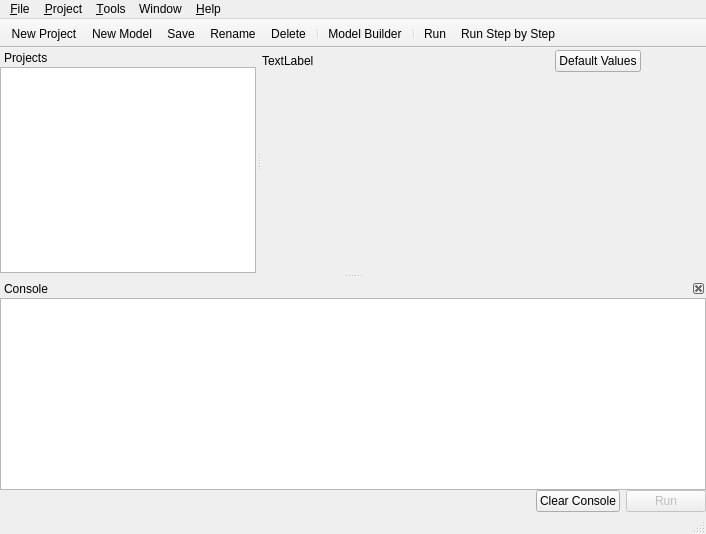
<?xml version="1.0" encoding="UTF-8"?>
<ui version="4.0">
 <class>MainWindow</class>
 <widget class="QMainWindow" name="MainWindow">
  <property name="geometry">
   <rect>
    <x>0</x>
    <y>0</y>
    <width>706</width>
    <height>534</height>
   </rect>
  </property>
  <property name="sizePolicy">
   <sizepolicy hsizetype="Expanding" vsizetype="Expanding">
    <horstretch>0</horstretch>
    <verstretch>0</verstretch>
   </sizepolicy>
  </property>
  <property name="windowTitle">
   <string>DengueME</string>
  </property>
  <widget class="QWidget" name="centralWidget">
   <layout class="QVBoxLayout" name="verticalLayout">
    <property name="spacing">
     <number>0</number>
    </property>
    <property name="leftMargin">
     <number>0</number>
    </property>
    <property name="topMargin">
     <number>0</number>
    </property>
    <property name="rightMargin">
     <number>0</number>
    </property>
    <property name="bottomMargin">
     <number>0</number>
    </property>
    <item>
     <widget class="QWidget" name="editorView" native="true">
      <layout class="QVBoxLayout" name="verticalLayout_2" stretch="0,1">
       <property name="spacing">
        <number>0</number>
       </property>
       <property name="leftMargin">
        <number>0</number>
       </property>
       <property name="topMargin">
        <number>0</number>
       </property>
       <property name="rightMargin">
        <number>0</number>
       </property>
       <property name="bottomMargin">
        <number>0</number>
       </property>
       <item>
        <layout class="QHBoxLayout" name="horizontalLayout_2">
         <item>
          <widget class="QLabel" name="modelFile">
           <property name="text">
            <string>TextLabel</string>
           </property>
           <property name="margin">
            <number>6</number>
           </property>
           <property name="textInteractionFlags">
            <set>Qt::LinksAccessibleByMouse|Qt::TextSelectableByMouse</set>
           </property>
          </widget>
         </item>
         <item>
          <widget class="QPushButton" name="buttonDefault">
           <property name="enabled">
            <bool>true</bool>
           </property>
           <property name="sizePolicy">
            <sizepolicy hsizetype="Fixed" vsizetype="Fixed">
             <horstretch>0</horstretch>
             <verstretch>0</verstretch>
            </sizepolicy>
           </property>
           <property name="text">
            <string>Default Values</string>
           </property>
          </widget>
         </item>
         <item>
          <widget class="QToolButton" name="buttonHelp">
           <property name="styleSheet">
            <string notr="true">border: none;</string>
           </property>
           <property name="icon">
            <iconset resource="Resource.qrc">
             <normaloff>:/img/Resources/help.png</normaloff>:/img/Resources/help.png</iconset>
           </property>
           <property name="iconSize">
            <size>
             <width>24</width>
             <height>24</height>
            </size>
           </property>
          </widget>
         </item>
         <item>
          <widget class="QToolButton" name="buttonClose">
           <property name="styleSheet">
            <string notr="true">border: none;</string>
           </property>
           <property name="icon">
            <iconset resource="Resource.qrc">
             <normaloff>:/Resources/close.png</normaloff>:/Resources/close.png</iconset>
           </property>
           <property name="iconSize">
            <size>
             <width>18</width>
             <height>18</height>
            </size>
           </property>
          </widget>
         </item>
         <item>
          <spacer name="horizontalSpacer_2">
           <property name="orientation">
            <enum>Qt::Horizontal</enum>
           </property>
           <property name="sizeType">
            <enum>QSizePolicy::Fixed</enum>
           </property>
           <property name="sizeHint" stdset="0">
            <size>
             <width>5</width>
             <height>5</height>
            </size>
           </property>
          </spacer>
         </item>
        </layout>
       </item>
       <item>
        <widget class="Editor" name="editor" native="true"/>
       </item>
      </layout>
     </widget>
    </item>
   </layout>
  </widget>
  <widget class="QStatusBar" name="statusBar"/>
  <widget class="QMenuBar" name="menuBar">
   <property name="geometry">
    <rect>
     <x>0</x>
     <y>0</y>
     <width>706</width>
     <height>21</height>
    </rect>
   </property>
   <widget class="QMenu" name="menuFile">
    <property name="title">
     <string>&amp;File</string>
    </property>
    <addaction name="actionNewModel"/>
    <addaction name="actionNewProject"/>
    <addaction name="separator"/>
    <addaction name="actionSave"/>
    <addaction name="actionRename"/>
    <addaction name="actionRemove"/>
    <addaction name="separator"/>
    <addaction name="actionClose"/>
    <addaction name="separator"/>
    <addaction name="actionExit"/>
   </widget>
   <widget class="QMenu" name="menuHelp">
    <property name="title">
     <string>&amp;Help</string>
    </property>
    <addaction name="actionAbout"/>
   </widget>
   <widget class="QMenu" name="menuProject">
    <property name="title">
     <string>&amp;Project</string>
    </property>
    <addaction name="actionRun"/>
    <addaction name="actionRunByStep"/>
   </widget>
   <widget class="QMenu" name="menuEdit">
    <property name="title">
     <string>&amp;Tools</string>
    </property>
    <addaction name="actionOptions"/>
    <addaction name="actionModelBuilder"/>
    <addaction name="actionSetWorkspace"/>
    <addaction name="actionSynchronize"/>
   </widget>
   <widget class="QMenu" name="menuView">
    <property name="title">
     <string>Window</string>
    </property>
    <addaction name="actionResetViews"/>
   </widget>
   <addaction name="menuFile"/>
   <addaction name="menuProject"/>
   <addaction name="menuEdit"/>
   <addaction name="menuView"/>
   <addaction name="menuHelp"/>
  </widget>
  <widget class="QToolBar" name="mainToolBar">
   <property name="movable">
    <bool>false</bool>
   </property>
   <property name="allowedAreas">
    <set>Qt::TopToolBarArea</set>
   </property>
   <property name="iconSize">
    <size>
     <width>24</width>
     <height>24</height>
    </size>
   </property>
   <property name="floatable">
    <bool>false</bool>
   </property>
   <attribute name="toolBarArea">
    <enum>TopToolBarArea</enum>
   </attribute>
   <attribute name="toolBarBreak">
    <bool>false</bool>
   </attribute>
   <addaction name="actionNewProject"/>
   <addaction name="actionNewModel"/>
   <addaction name="actionSave"/>
   <addaction name="actionRename"/>
   <addaction name="actionRemove"/>
   <addaction name="separator"/>
   <addaction name="actionBuilder"/>
   <addaction name="separator"/>
   <addaction name="actionRun"/>
   <addaction name="actionRunByStep"/>
  </widget>
  <widget class="QDockWidget" name="explorerDock">
   <property name="floating">
    <bool>false</bool>
   </property>
   <property name="features">
    <set>QDockWidget::NoDockWidgetFeatures</set>
   </property>
   <property name="windowTitle">
    <string>Projects</string>
   </property>
   <attribute name="dockWidgetArea">
    <number>1</number>
   </attribute>
   <widget class="QWidget" name="dockWidgetContents">
    <layout class="QVBoxLayout" name="verticalLayout_6">
     <property name="spacing">
      <number>0</number>
     </property>
     <property name="leftMargin">
      <number>0</number>
     </property>
     <property name="topMargin">
      <number>0</number>
     </property>
     <property name="rightMargin">
      <number>0</number>
     </property>
     <property name="bottomMargin">
      <number>0</number>
     </property>
     <item>
      <widget class="WorkspaceView" name="treeView">
       <property name="contextMenuPolicy">
        <enum>Qt::CustomContextMenu</enum>
       </property>
       <property name="editTriggers">
        <set>QAbstractItemView::NoEditTriggers</set>
       </property>
       <property name="sortingEnabled">
        <bool>true</bool>
       </property>
       <property name="animated">
        <bool>true</bool>
       </property>
       <property name="headerHidden">
        <bool>true</bool>
       </property>
      </widget>
     </item>
    </layout>
   </widget>
  </widget>
  <widget class="QDockWidget" name="outputDock">
   <property name="features">
    <set>QDockWidget::DockWidgetClosable</set>
   </property>
   <property name="windowTitle">
    <string>Console</string>
   </property>
   <attribute name="dockWidgetArea">
    <number>8</number>
   </attribute>
   <widget class="QWidget" name="dockWidgetContents_4">
    <layout class="QVBoxLayout" name="verticalLayout_3">
     <property name="spacing">
      <number>0</number>
     </property>
     <property name="leftMargin">
      <number>0</number>
     </property>
     <property name="topMargin">
      <number>0</number>
     </property>
     <property name="rightMargin">
      <number>0</number>
     </property>
     <property name="bottomMargin">
      <number>0</number>
     </property>
     <item>
      <widget class="QTextBrowser" name="outputBrowser"/>
     </item>
     <item>
      <layout class="QHBoxLayout" name="horizontalLayout">
       <item>
        <spacer name="horizontalSpacer">
         <property name="orientation">
          <enum>Qt::Horizontal</enum>
         </property>
         <property name="sizeHint" stdset="0">
          <size>
           <width>40</width>
           <height>20</height>
          </size>
         </property>
        </spacer>
       </item>
       <item>
        <widget class="QPushButton" name="clearButton">
         <property name="text">
          <string>Clear Console</string>
         </property>
        </widget>
       </item>
       <item>
        <widget class="QPushButton" name="run_stopButton">
         <property name="enabled">
          <bool>false</bool>
         </property>
         <property name="text">
          <string>Run</string>
         </property>
        </widget>
       </item>
      </layout>
     </item>
    </layout>
   </widget>
  </widget>
  <action name="actionAbout">
   <property name="icon">
    <iconset>
     <normaloff>Resources/about.png</normaloff>Resources/about.png</iconset>
   </property>
   <property name="text">
    <string>&amp;About DengueME</string>
   </property>
   <property name="shortcut">
    <string>F1</string>
   </property>
  </action>
  <action name="actionExit">
   <property name="icon">
    <iconset resource="Resource.qrc">
     <normaloff>:/img/Resources/exit.png</normaloff>:/img/Resources/exit.png</iconset>
   </property>
   <property name="text">
    <string>E&amp;xit</string>
   </property>
  </action>
  <action name="actionSave">
   <property name="icon">
    <iconset resource="Resource.qrc">
     <normaloff>:/img/Resources/save.png</normaloff>:/img/Resources/save.png</iconset>
   </property>
   <property name="text">
    <string>&amp;Save</string>
   </property>
   <property name="shortcut">
    <string>Ctrl+S</string>
   </property>
  </action>
  <action name="actionRun">
   <property name="enabled">
    <bool>true</bool>
   </property>
   <property name="icon">
    <iconset resource="Resource.qrc">
     <normaloff>:/img/Resources/run.png</normaloff>:/img/Resources/run.png</iconset>
   </property>
   <property name="text">
    <string>&amp;Run</string>
   </property>
   <property name="shortcut">
    <string>F9, Ctrl+R</string>
   </property>
  </action>
  <action name="actionProject">
   <property name="text">
    <string>Project</string>
   </property>
  </action>
  <action name="actionModel">
   <property name="text">
    <string>Model</string>
   </property>
  </action>
  <action name="actionNewProject">
   <property name="enabled">
    <bool>true</bool>
   </property>
   <property name="icon">
    <iconset resource="Resource.qrc">
     <normaloff>:/img/Resources/folder-new.png</normaloff>:/img/Resources/folder-new.png</iconset>
   </property>
   <property name="text">
    <string>New &amp;Project</string>
   </property>
   <property name="shortcut">
    <string>Ctrl+O</string>
   </property>
  </action>
  <action name="actionEpidemiological">
   <property name="text">
    <string>E&amp;pidemiological</string>
   </property>
  </action>
  <action name="actionCoupled">
   <property name="text">
    <string>&amp;Coupled</string>
   </property>
  </action>
  <action name="actionIntegrated">
   <property name="text">
    <string>&amp;Integrated</string>
   </property>
  </action>
  <action name="actionTemporal">
   <property name="text">
    <string>&amp;Temporal</string>
   </property>
  </action>
  <action name="actionCut">
   <property name="text">
    <string>Cut</string>
   </property>
   <property name="shortcut">
    <string>Ctrl+X</string>
   </property>
  </action>
  <action name="actionCopy">
   <property name="text">
    <string>Copy</string>
   </property>
   <property name="shortcut">
    <string>Ctrl+C</string>
   </property>
  </action>
  <action name="actionPaste">
   <property name="text">
    <string>Paste</string>
   </property>
   <property name="shortcut">
    <string>Ctrl+V</string>
   </property>
  </action>
  <action name="actionOptions">
   <property name="icon">
    <iconset resource="Resource.qrc">
     <normaloff>:/img/Resources/configure.png</normaloff>:/img/Resources/configure.png</iconset>
   </property>
   <property name="text">
    <string>&amp;Options</string>
   </property>
  </action>
  <action name="actionClose">
   <property name="icon">
    <iconset resource="Resource.qrc">
     <normaloff>:/Resources/close.png</normaloff>:/Resources/close.png</iconset>
   </property>
   <property name="text">
    <string>&amp;Close Model </string>
   </property>
   <property name="shortcut">
    <string>Ctrl+W</string>
   </property>
  </action>
  <action name="actionRunByStep">
   <property name="icon">
    <iconset resource="Resource.qrc">
     <normaloff>:/img/Resources/run-step.png</normaloff>:/img/Resources/run-step.png</iconset>
   </property>
   <property name="text">
    <string>Run &amp;Step by Step</string>
   </property>
   <property name="shortcut">
    <string>F10</string>
   </property>
  </action>
  <action name="actionSetWorkspace">
   <property name="icon">
    <iconset resource="Resource.qrc">
     <normaloff>:/img/Resources/folder.png</normaloff>:/img/Resources/folder.png</iconset>
   </property>
   <property name="text">
    <string>Change &amp;Workspace</string>
   </property>
  </action>
  <action name="actionRename">
   <property name="icon">
    <iconset resource="Resource.qrc">
     <normaloff>:/img/Resources/rename.png</normaloff>:/img/Resources/rename.png</iconset>
   </property>
   <property name="text">
    <string>&amp;Rename</string>
   </property>
   <property name="shortcut">
    <string>F2</string>
   </property>
  </action>
  <action name="actionRemove">
   <property name="icon">
    <iconset resource="Resource.qrc">
     <normaloff>:/img/Resources/delete.png</normaloff>:/img/Resources/delete.png</iconset>
   </property>
   <property name="text">
    <string>Delete</string>
   </property>
   <property name="shortcut">
    <string>Del</string>
   </property>
  </action>
  <action name="actionNewModel">
   <property name="icon">
    <iconset resource="Resource.qrc">
     <normaloff>:/img/Resources/model-new.png</normaloff>:/img/Resources/model-new.png</iconset>
   </property>
   <property name="text">
    <string>New &amp;Model</string>
   </property>
   <property name="shortcut">
    <string>Ctrl+N</string>
   </property>
  </action>
  <action name="actionModelBuilder">
   <property name="icon">
    <iconset resource="Resource.qrc">
     <normaloff>:/img/Resources/builderTool.png</normaloff>:/img/Resources/builderTool.png</iconset>
   </property>
   <property name="text">
    <string>&amp;Construtor de Pacote de Modelos</string>
   </property>
   <property name="shortcut">
    <string>Ctrl+B</string>
   </property>
  </action>
  <action name="actionResetViews">
   <property name="icon">
    <iconset resource="Resource.qrc">
     <normaloff>:/img/Resources/Synchronize-64.png</normaloff>:/img/Resources/Synchronize-64.png</iconset>
   </property>
   <property name="text">
    <string>Reset Views</string>
   </property>
  </action>
  <action name="actionBuilder">
   <property name="checkable">
    <bool>false</bool>
   </property>
   <property name="enabled">
    <bool>true</bool>
   </property>
   <property name="icon">
    <iconset resource="Resource.qrc">
     <normaloff>:/img/Resources/builderTool.png</normaloff>:/img/Resources/builderTool.png</iconset>
   </property>
   <property name="text">
    <string>Model Builder</string>
   </property>
  </action>
  <action name="actionSynchronize">
   <property name="icon">
    <iconset resource="Resource.qrc">
     <normaloff>:/Resources/download.png</normaloff>:/Resources/download.png</iconset>
   </property>
   <property name="text">
    <string>Update Models Library</string>
   </property>
   <property name="shortcut">
    <string>Ctrl+P</string>
   </property>
  </action>
  <action name="actionOpenExplorer">
   <property name="text">
    <string>Open in Explorer</string>
   </property>
  </action>
 </widget>
 <layoutdefault spacing="6" margin="11"/>
 <customwidgets>
  <customwidget>
   <class>WorkspaceView</class>
   <extends>QTreeView</extends>
   <header location="global">workspaceview.h</header>
  </customwidget>
  <customwidget>
   <class>Editor</class>
   <extends>QWidget</extends>
   <header>editor.h</header>
   <container>1</container>
  </customwidget>
 </customwidgets>
 <resources>
  <include location="Resource.qrc"/>
 </resources>
 <connections/>
</ui>
